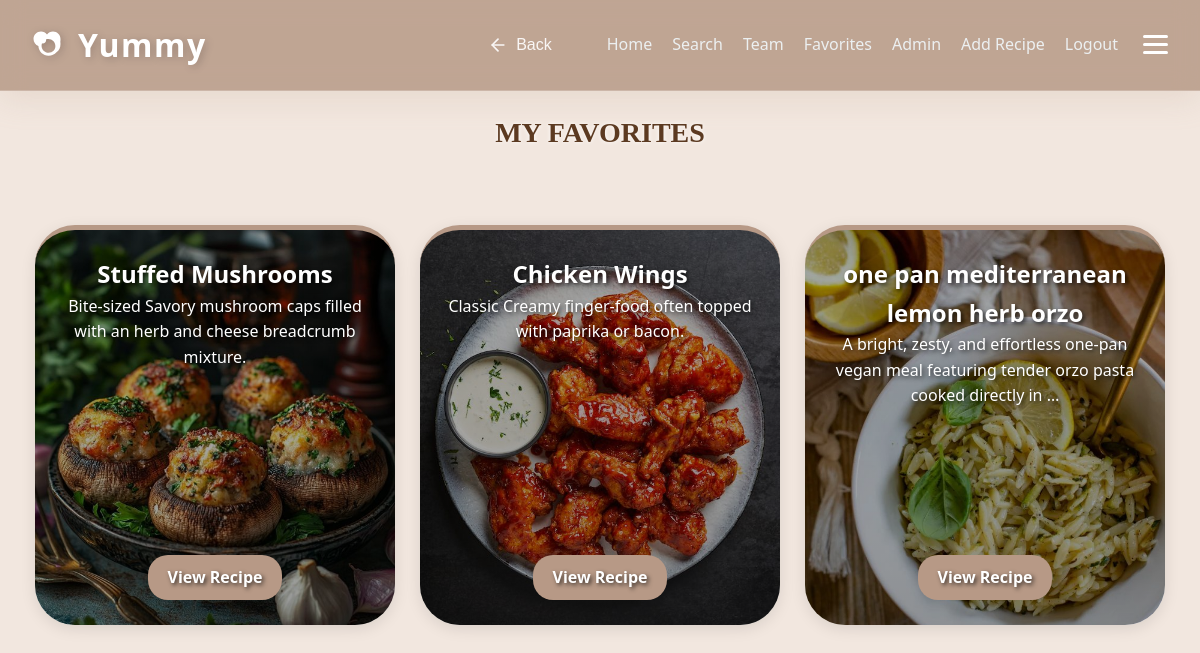
The app's page /favorites/ (signed in), older data.
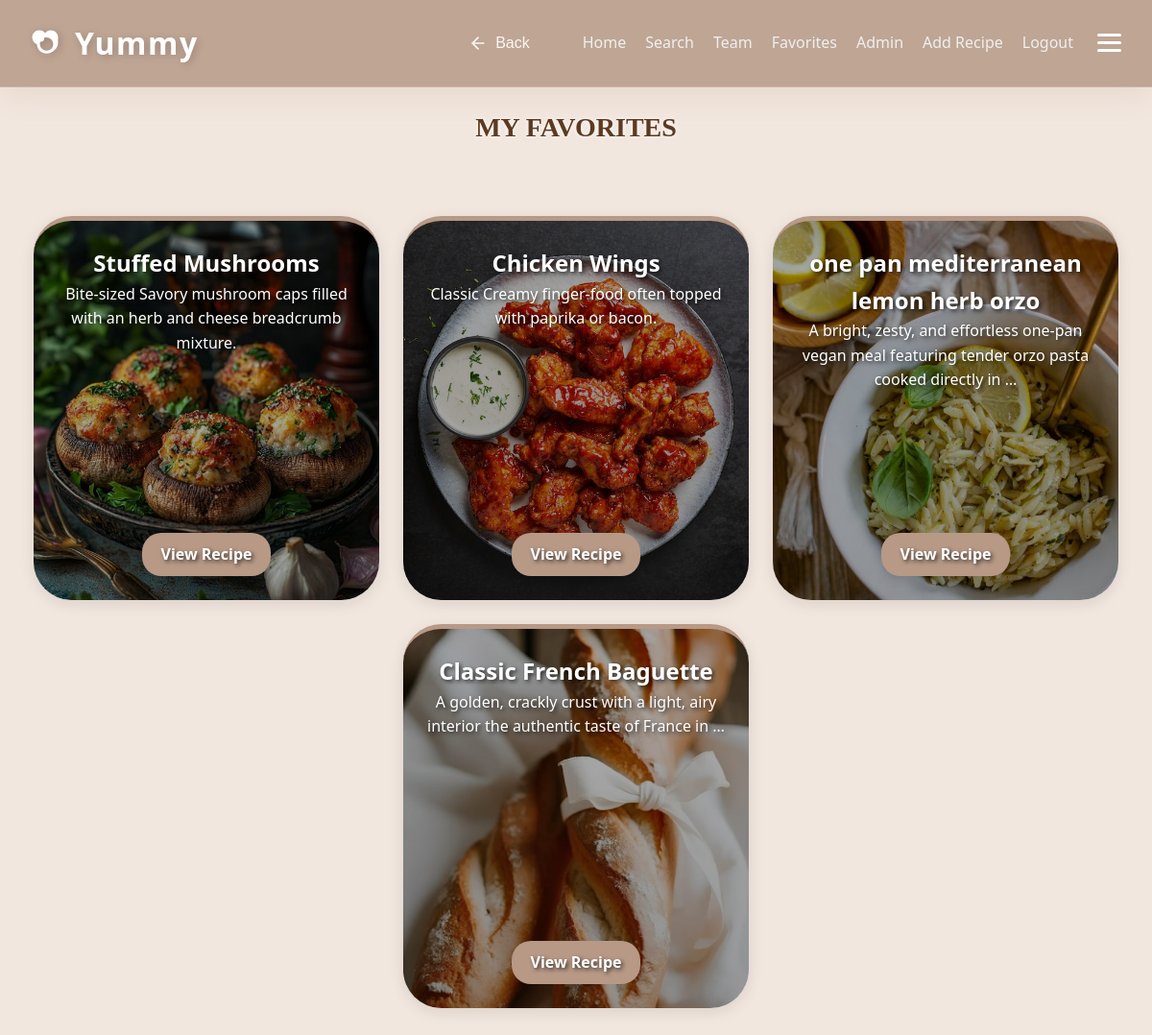
The same page, newer data.
### recipes/models.py (models this page shows, shortened)
class Favorite(models.Model):
    user = models.ForeignKey(User, on_delete=models.CASCADE, related_name='user_favorites')
    recipe = models.ForeignKey(Recipe, on_delete=models.CASCADE, related_name='favorited_by')
    added_at = models.DateTimeField(auto_now_add=True)
    class Meta:
        unique_together = ('user', 'recipe')
        verbose_name = "Favorite"
        verbose_name_plural = "Favorites"

class Recipe(models.Model):
    DIET_CHOICES = [
        ('all', 'General / Non-Specific'),
        ('keto', 'Keto Friendly'),
        ('vegan', 'Vegan / Vegetarian'),
        ('protein', 'High Protein'),
        ('gluten-free', 'Gluten-Free'),
    ]
    title = models.CharField(max_length=200, verbose_name="Recipe Title")
    slug = models.SlugField(unique=True, blank=True, null=True)
    description = models.TextField(help_text="Briefly describe the dish")
    ingredients = models.TextField(help_text="Separate ingredients with a comma or new line")
    instructions = models.TextField()
    image = models.ImageField(upload_to='recipes/%Y/%m/%d/', default='default_recipe.jpg')
    category = models.ForeignKey(Category, on_delete=models.SET_NULL, null=True, related_name='recipes')
    author = models.ForeignKey(User, on_delete=models.CASCADE, related_name='my_recipes')
    diet_type = models.CharField(max_length=20, choices=DIET_CHOICES, default='all',null=True,blank=True)
    prep_time = models.PositiveIntegerField(default=30, help_text="Preparation time in minutes",null=True,blank=True)
    calories = models.PositiveIntegerField(default=500, help_text="Calories per serving",null=True,blank=True)
    created_at = models.DateTimeField(auto_now_add=True)
    updated_at = models.DateTimeField(auto_now=True)
    class Meta:
        ordering = ['-created_at']
        verbose_name = "Recipe"
        verbose_name_plural = "Recipes"

### recipes/views.py (the view)
# urls.py: path("favorites/", views.favorites, name="favorites"),
@login_required(login_url="login")
def favorites(request):
    user_favorites = Favorite.objects.filter(user=request.user).select_related('recipe')
    return render(request, "recipes/favorites.html", {"favorites": user_favorites})

### recipes/templates/recipes/favorites.html (shortened to what this page needs)
{% load static %}
<!DOCTYPE html>
<html lang="en">
<head>
    <link rel="stylesheet" href="{% static 'css/style.css' %}" />
</head>
<body style="background-color: #f2e7df; text-align: center">
    <div id="navbar">
                <nav class="main-nav">
            <div class="nav-left">
                <a href="{% url 'home' %}" class="logo" style="text-decoration: none;">
                    Yummy
                </a>
            </div>
            <div class="nav-right">
                <button class="nav-back-btn" onclick="window.history.back()" aria-label="Go Back">
                    <svg width="20" height="20" viewBox="0 0 24 24" fill="none" stroke="currentColor" stroke-width="2" stroke-linecap="round" stroke-linejoin="round">
                        <line x1="19" y1="12" x2="5" y2="12"></line>
                        <polyline points="12 19 5 12 12 5"></polyline>
                    </svg>
                    <span>Back</span>
                </button>
                <ul class="nav-links">
                    <li><a href="{% url 'home' %}">Home</a></li>
                    <li><a href="{% url 'search' %}">Search</a></li>
                    <li><a href="{% url 'cover' %}">Team</a></li>
                    {% if user.is_authenticated %}
                        <li><a href="{% url 'favorites' %}">Favorites</a></li>
                        {% if user.is_staff %}
                            <li><a href="{% url 'admin_recipe' %}">Admin</a></li>
                            <li><a href="{% url 'add_recipe' %}">Add Recipe</a></li>
                        {% endif %}
                        <li><a href="{% url 'logout' %}">Logout</a></li>
                    {% else %}
                        <li><a href="{% url 'login' %}">Login</a></li>
                        <li><a href="{% url 'signup' %}">Sign Up</a></li>
                    {% endif %}
                </ul>
                <div class="menu-icon" id="menu-icon-btn">
                    <div class="bar"></div>
                    <div class="bar"></div>
                    <div class="bar"></div>
                </div>
            </div>
        </nav>
    </div>
    <div id="favorites-view">
        <h1 class="fav" style="margin-top: 20px">MY FAVORITES</h1>
        {% if favorites %}
        <div id="favorites-list">
            {% for fav in favorites %}
            <div class="recipe-card" id="recipe-{{ fav.recipe.pk }}"
                style="background-image: linear-gradient(rgba(0,0,0,0.3), rgba(0,0,0,0.4)), url('{{ fav.recipe.image.url }}'); background-size: cover; background-position: center;"
                onclick="openCard(event, 'recipe-{{ fav.recipe.pk }}-card')">
                <h2>{{ fav.recipe.title }}</h2>
                <p>{{ fav.recipe.description|truncatewords:15 }}</p>
                <a href="javascript:void(0)" class="btn-main"
                    onclick="openCard(event, 'recipe-{{ fav.recipe.pk }}-card')"
                    style="margin-top: auto; align-self: center; background-color: #6B3E26; color: white; padding: 10px 20px; border-radius: 20px; text-decoration: none;">View
                    Recipe</a>
            </div>
            {% endfor %}
        </div>
        {% endif %}
    </div>
</body>
</html>

### recipes/static/css/style.css (style rules this page uses)
:root { --cashmere-brown: #B79986; --silk-white: #f2e7df; --biscuit-glaze: #DCC4B5; --dark-oak: #4E443F; --pure-white: #ffffff; --primary-color: var(--cashmere-brown); --primary-hover: var(--biscuit-glaze); --bg-color: var(--silk-white); --card-bg: var(--pure-white); --text-main: var(--dark-oak); --text-muted: #8E827C; --border-radius: 12px; --shadow-lg: 0 8px 20px rgba(183, 153, 134, 0.1); --transition: all 0.3s ease; }
* { margin: 0; padding: 0; box-sizing: border-box; }
body { font-family: "Segoe UI", Tahoma, Geneva, Verdana, sans-serif; line-height: 1.6; background-color: var(--bg-color); color: var(--text-main); }
h1 { text-align: center; margin: 30px 0; color: var(--primary-color); font-size: 2.5rem; }
#navbar { position: sticky; top: 0; z-index: 1000; background-color: color-mix(in srgb, var(--primary-color) 85%, transparent); backdrop-filter: blur(12px); -webkit-backdrop-filter: blur(12px); border-bottom: 1px solid rgba(255, 255, 255, 0.2); box-shadow: 0 8px 32px color-mix(in srgb, var(--primary-color) 20%, transparent); padding: 1.2rem 2rem; transition: var(--transition); }
.main-nav { display: flex; justify-content: space-between; align-items: center; max-width: 1200px; margin: 0 auto; }
.nav-right { display: flex; align-items: center; gap: 25px; }
.logo { display: flex; align-items: center; gap: 10px; color: #fff; font-size: 2rem; font-weight: 900; letter-spacing: 1.5px; text-shadow: 2px 2px 8px rgba(0, 0, 0, 0.2); transition: transform 0.3s ease; }
.logo svg { width: 36px; height: 36px; filter: drop-shadow(2px 2px 4px rgba(0, 0, 0, 0.2)); }
.nav-left { display: flex; align-items: center; }
.nav-back-btn { display: flex; align-items: center; gap: 8px; background: transparent !important; color: white !important; border: none; font-weight: 500; font-size: 1rem; cursor: pointer; padding: 5px 10px; border-radius: 8px; transition: var(--transition); opacity: 0.9; }
.nav-back-btn svg { transition: transform 0.3s ease; }
.nav-links { display: flex; list-style: none; }
.nav-links li { margin-left: 20px; }
.nav-links a { color: #ecf0f1; text-decoration: none; font-weight: 500; position: relative; padding-bottom: 4px; transition: var(--transition); }
.nav-links a::after { content: ''; position: absolute; width: 0; height: 2px; bottom: 0; left: 0; background-color: var(--primary-hover); transition: width 0.3s ease; }
button, .btn-main { background-color: var(--primary-color) !important; color: white !important; padding: 12px 25px; border: none; border-radius: var(--input-radius); font-weight: bold; cursor: pointer; transition: var(--transition); text-decoration: none; display: inline-block; text-align: center; }
.recipe-card { background: var(--card-bg); border-radius: var(--border-radius); padding: 25px; box-shadow: var(--shadow-lg); transition: var(--transition); border-top: 5px solid var(--primary-color); }
.nav-links { display: flex !important; list-style: none; }
.menu-icon { cursor: pointer; display: flex; flex-direction: column; justify-content: center; gap: 5px; transition: transform 0.3s ease; }
.bar { width: 25px; height: 3px; background-color: white; border-radius: 2px; transition: background-color 0.3s ease; }
.fav { font-family: 'Dancing Script', cursive; font-size: 28px; color: #5C3A21; text-align: center; text-shadow: 0px 0px 4px white; }

### recipes/templates/recipes/favorites.html (style rules this page uses)
#favorites-list { display: flex; flex-direction: row; flex-wrap: wrap; justify-content: center; gap: 25px; padding: 40px 20px; width: 100%; }
.recipe-card { width: 360px; height: 400px; display: flex; flex-direction: column; justify-content: space-between; border-radius: 40px; padding: 25px; background-size: cover; background-position: center; box-shadow: 0 4px 15px rgba(0, 0, 0, 0.1); color: white; text-shadow: 2px 2px 4px rgba(0, 0, 0, 0.7); }

Row changes from the older to the newer data that the page shows:
added Favorite: recipe.image (picture), recipe "Classic French Baguette", recipe.description "A golden, crackly crust with a light, airy interior the authentic taste of France in …"
